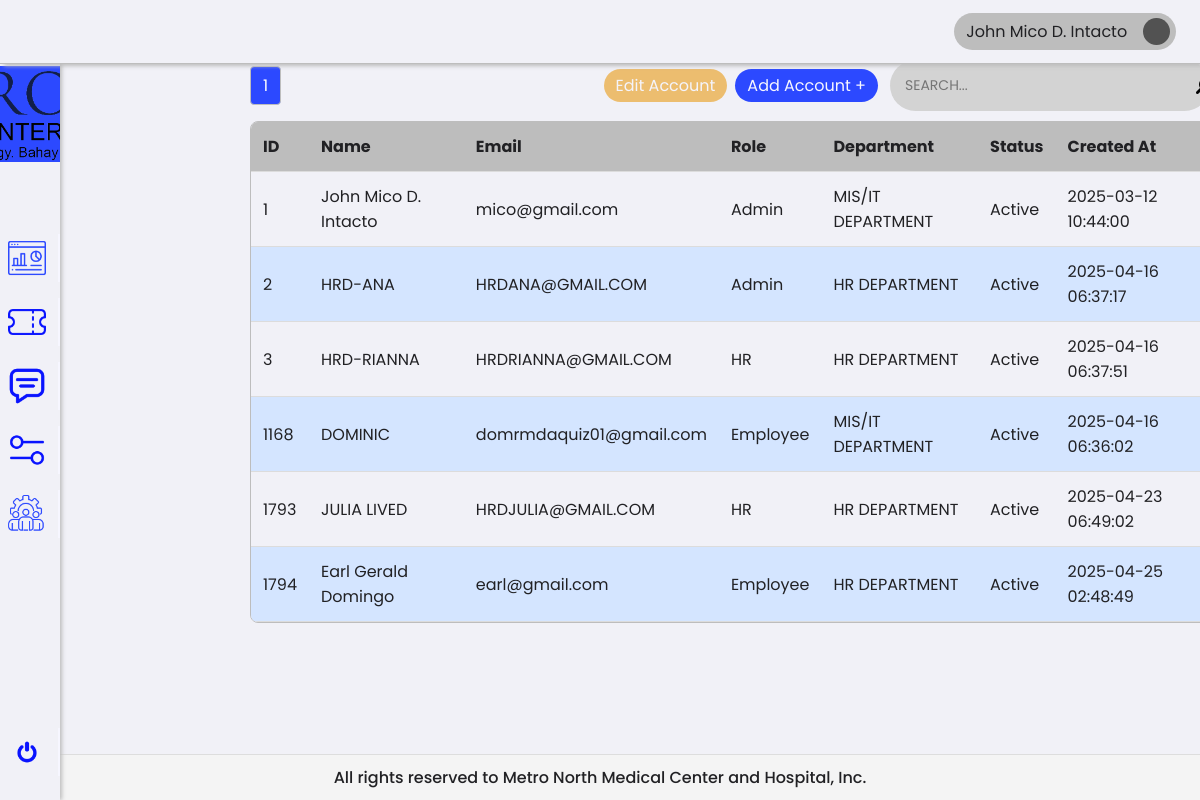
The app's page /1/superAdmin/management.php (signed in), older data.
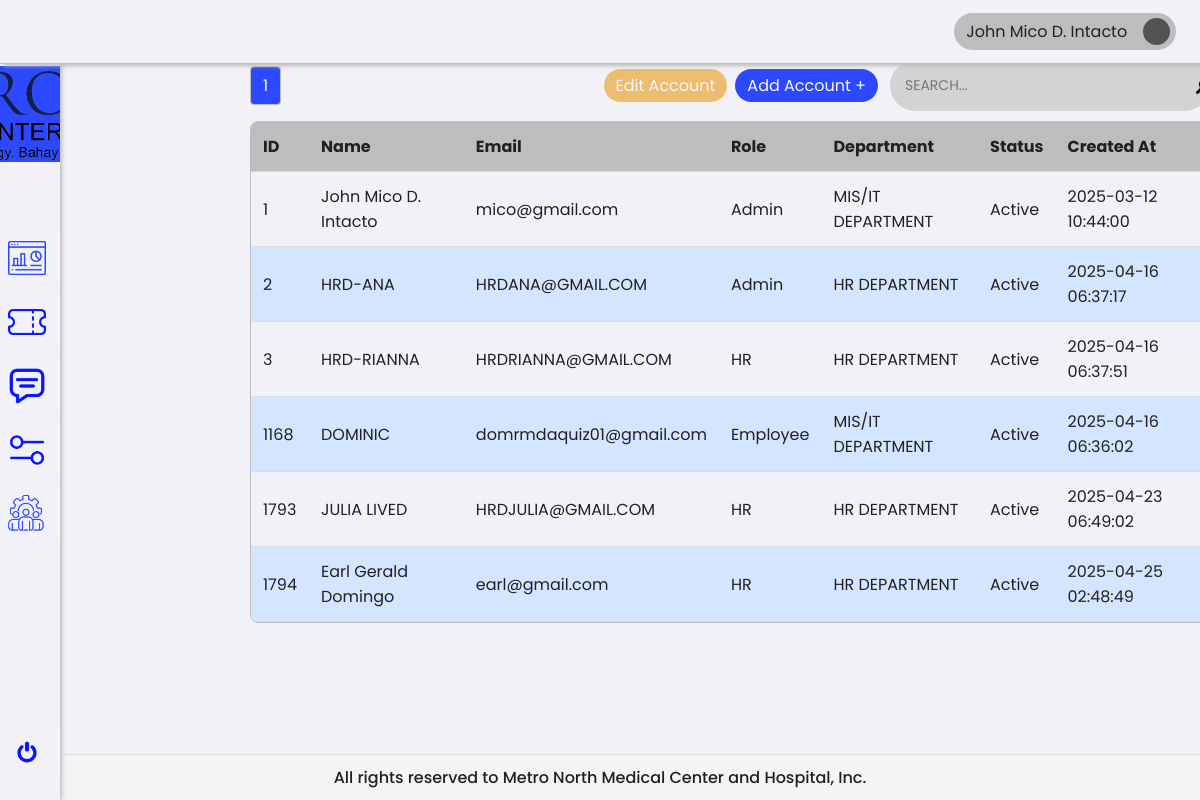
The same page, newer data.
### tables this page shows
CREATE TABLE `users` (
  `id` int(11) NOT NULL,
  `name` varchar(255) NOT NULL,
  `email` varchar(255) NOT NULL,
  `password` varchar(255) NOT NULL,
  `role` enum('Employee','HR','HR HEAD','Admin','Super Admin') NOT NULL,
  `department` varchar(255) DEFAULT NULL,
  `status` enum('Active','Inactive') NOT NULL,
  `created_at` timestamp NOT NULL DEFAULT current_timestamp()
);

### 0/includes/accountQuery.php (called while the page is built)
<?php
try {
    require 'db.php';
    $limit = 10;
    $page = isset($_GET['page']) && is_numeric($_GET['page']) ? (int) $_GET['page'] : 1;
    $offset = ($page - 1) * $limit;
    $countSql = "SELECT COUNT(*) FROM users";
    $stmt = $pdo->query($countSql);
    $totalRecords = $stmt->fetchColumn();
    $totalPages = ceil($totalRecords / $limit);
    $sql = "SELECT id, name, email, role, department, status, created_at
            FROM users
            LIMIT :limit OFFSET :offset";
    $stmt = $pdo->prepare($sql);
    $stmt->bindParam(':limit', $limit, PDO::PARAM_INT);
    $stmt->bindParam(':offset', $offset, PDO::PARAM_INT);
    $stmt->execute();
    $users = $stmt->fetchAll(PDO::FETCH_ASSOC);
} catch (PDOException $e) {
    die("Database connection failed: " . $e->getMessage());
}

### 1/superAdmin/management.php (the view, shortened to what this page needs)
<?php
require_once '../../0/includes/employeeTicket.php';
require_once '../../0/includes/accountQuery.php';
?>
<!DOCTYPE html>
<html lang="en">
<head>
    <link rel="stylesheet" href="../../assets/css/framework.css">
    <link rel="stylesheet" href="../../assets/css/management.css">
</head>
<body>
    <div class="container">
        <div class="sideNav">
            <div class="sideNavLogo img-cover" style="background-image: url(../../assets/images/icons/mnmch.png);"></div>
            <div class="navBtn">
                <div class="navBtnIcon img-contain" style="background-image: url(../../assets/images/icons/dashboard.png);"></div>
            </div>
            <div class="navBtn">
                <div class="navBtnIcon img-contain" style="background-image: url(../../assets/images/icons/ticket.png);"></div>
            </div>
            <div class="navBtn">
                <div class="navBtnIcon img-contain" style="background-image: url(../../assets/images/icons/chat.png);"></div>
            </div>
            <div class="navBtn">
                <div class="navBtnIcon img-contain" style="background-image: url(../../assets/images/icons/settings.png);"></div>
            </div>
            <div class="navBtn">
                <div class="navBtnIcon img-contain" style="background-image: url(../../assets/images/icons/management.png);"></div>
            </div>
            <div class="navBtn">
                <div class="navBtnIcon img-contain" style="background-image: url(../../assets/images/icons/switch.png);"></div>
            </div>
        </div>
        <div class="content">
            <div class="topNav">
                <div class="account">
                    <div class="accountName">John Doe</div>
                    <div class="accountIcon img-contain"></div>
                </div>
            </div>
            <div class="pagination-wrapper">
                <div class="pagination">
                    <?php for ($i = 1; $i <= $totalPages; $i++): ?>
                        <a href="?page=<?= $i ?>" class="<?= $i == $page ? 'active' : '' ?>"><?= $i ?></a>
                    <?php endfor; ?>
                </div>
                <div class="btnContainer">
                    <button type="button" class="btnWarning btnWarningDisabled" id="editAccountID" name="editAccount" disabled>Edit Account</button>
                    <button type="button" class="btnDefault" id="addAccountID" name="addAccount">Add Account +</button>
                </div>
                <div class="search-container">
                    <input type="text" placeholder="SEARCH..." class="search-input">
                    <div class="search-icon">
                        <img src="../../assets/images/icons/search.png" alt="Search">
                    </div>
                </div>
            </div>
            <div class="tableContainer">
                <table>
                    <thead>
                        <tr>
                            <th>ID <i class="fas fa-sort"></i></th>
                            <th>Name <i class="fas fa-sort"></i></th>
                            <th>Email <i class="fas fa-sort"></i></th>
                            <th>Role <i class="fas fa-sort"></i></th>
                            <th>Department <i class="fas fa-sort"></i></th>
                            <th>Status <i class="fas fa-sort"></i></th>
                            <th>Created At <i class="fas fa-sort"></i></th>
                        </tr>
                    </thead>
                    <tbody>
                        <?php if (!empty($users)): ?>
                            <?php foreach ($users as $user): ?>
                                <tr data-id="<?= htmlspecialchars($user['id']) ?>"
                                    class="<?= htmlspecialchars($user['status']) === 'Inactive' ? 'inactive-row' : '' ?>">
                                    <td><?= htmlspecialchars($user['id']) ?></td>
                                    <td><?= htmlspecialchars($user['name']) ?></td>
                                    <td><?= htmlspecialchars($user['email']) ?></td>
                                    <td><?= htmlspecialchars($user['role']) ?></td>
                                    <td><?= htmlspecialchars($user['department']) ?></td>
                                    <td><?= htmlspecialchars($user['status']) ?> </td>
                                    <td><?= htmlspecialchars($user['created_at']) ?></td>
                                </tr>
                            <?php endforeach; ?>
                        <?php else: ?>
                            <tr>
                                <td colspan="10" style="text-align: center;">No Users found</td>
                            </tr>
                        <?php endif; ?>
                    </tbody>
                </table>
            </div>
        </div>
    </div>
    <footer class="footer-messages">
        <p>All rights reserved to Metro North Medical Center and Hospital, Inc.</p>
    </footer>
</body>
</html>

### assets/css/management.css (style rules this page uses)
@media screen and (min-width: 601px) { .content { display: flex; flex-direction: column; width: 80%; min-height: 90vh; margin: 5% 0 0 260px; align-self: center; overflow-x: hidden; } }
@media screen and (min-width: 601px) { .tableContainer { display: flex; flex-direction: column; border: 1px solid var(--neutral-300); border-radius: 8px; overflow: hidden; } }
@media screen and (min-width: 601px) { .tableContainer { width: 100%; border-radius: 8px; overflow: hidden; border: 1px solid var(--neutral-300); } }
@media screen and (min-width: 601px) { table { width: 100%; border-collapse: collapse; } }
@media screen and (min-width: 601px) { th, td { padding: 12px; text-align: left; border-bottom: 1px solid var(--neutral-200); } }
@media screen and (min-width: 601px) { th { background-color: var(--neutral-300); font-weight: bold; } }
@media screen and (min-width: 601px) { tbody tr:nth-child(even) { background-color: var(--primary-100); } }
@media screen and (min-width: 601px) { .btnWarningDisabled, .btnDefaultDisabled, .btnDangerDisabled { cursor: not-allowed; opacity: 0.6; } }
@media screen and (min-width: 601px) { .search-container { display: flex; align-items: center; background: #D3D3D3; border-radius: 30px; padding: 5px; width: 320px; } }
@media screen and (min-width: 601px) { .search-input { flex: 1; border: none; background: transparent; padding: 10px; border-radius: 30px; outline: none; font-size: 14px; } }
@media screen and (min-width: 601px) { .search-icon { width: 24px; height: 24px; display: flex; align-items: center; justify-content: center; margin: 0 10px; } }
@media screen and (min-width: 601px) { .search-icon img { width: 16px; height: 16px; } }
@media screen and (min-width: 601px) { .pagination-wrapper { display: flex; justify-content: space-between; align-items: center; width: 100%; padding-bottom: 10px; } }
@media screen and (min-width: 601px) { .pagination-wrapper>.btnContainer { display: flex; justify-content: flex-end; width: 100%; height: 100%; margin: 0 12px 0 0 !important; } }
@media screen and (min-width: 601px) { .pagination { width: 100%; display: flex; gap: 5px; } }
@media screen and (min-width: 601px) { .pagination a { text-decoration: none; padding: 6px 12px; border: 1px solid var(--neutral-300); border-radius: 4px; color: var(--primary-500); background: var(--neutral-100); } }
@media screen and (min-width: 601px) { .pagination a.active { background: var(--primary-500); color: white; } }
@media screen and (min-width: 601px) { .footer-messages { position: fixed; bottom: 0; width: 100%; background-color: #f4f4f4; text-align: center; padding: 10px 0; font-size: 14px; font-weight: 500; color: #333; border-top: 1px solid #ddd; } }

Row changes from the older to the newer data that the page shows:
changed users "Earl Gerald Domingo": role "Employee" → "HR"
